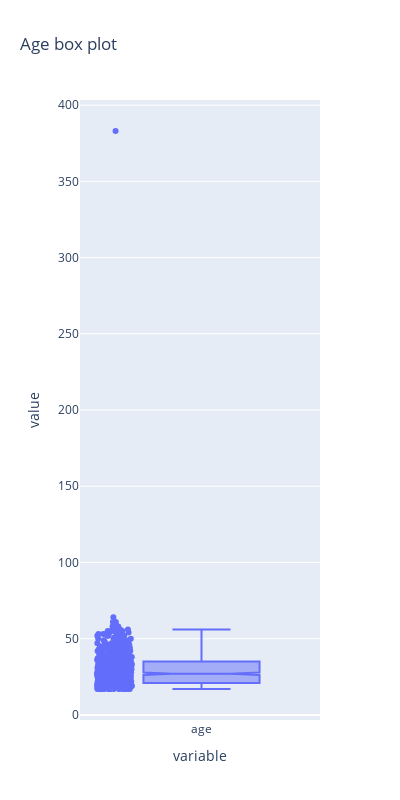

Notebook cell for this chart:
### Code cell
px.box(data.age, title="Age box plot", width=400, height=800, points='all', notched=True)

### Figure 1 — Plotly figure (JSON) as saved in the notebook; plotly's stock layout.template omitted (floating-point values rounded to 4 significant figures; data arrays with more than 128 entries replaced by an {"elided": "..."} marker saying what was removed)
{"data": [{"alignmentgroup": "True", "boxpoints": "all", "hovertemplate": "variable=%{x}<br>value=%{y}<extra></extra>", "legendgroup": "", "marker": {"color": "#636efa"}, "name": "", "notched": true, "offsetgroup": "", "orientation": "v", "showlegend": false, "type": "box", "x": {"elided": "704 str values"}, "x0": " ", "xaxis": "x", "y": {"elided": "704 int values"}, "y0": " ", "yaxis": "y"}], "layout": {"boxmode": "group", "height": 800, "legend": {"tracegroupgap": 0}, "title": {"text": "Age box plot"}, "width": 400, "xaxis": {"anchor": "y", "domain": [0, 1], "title": {"text": "variable"}}, "yaxis": {"anchor": "x", "domain": [0, 1], "title": {"text": "value"}}}}
